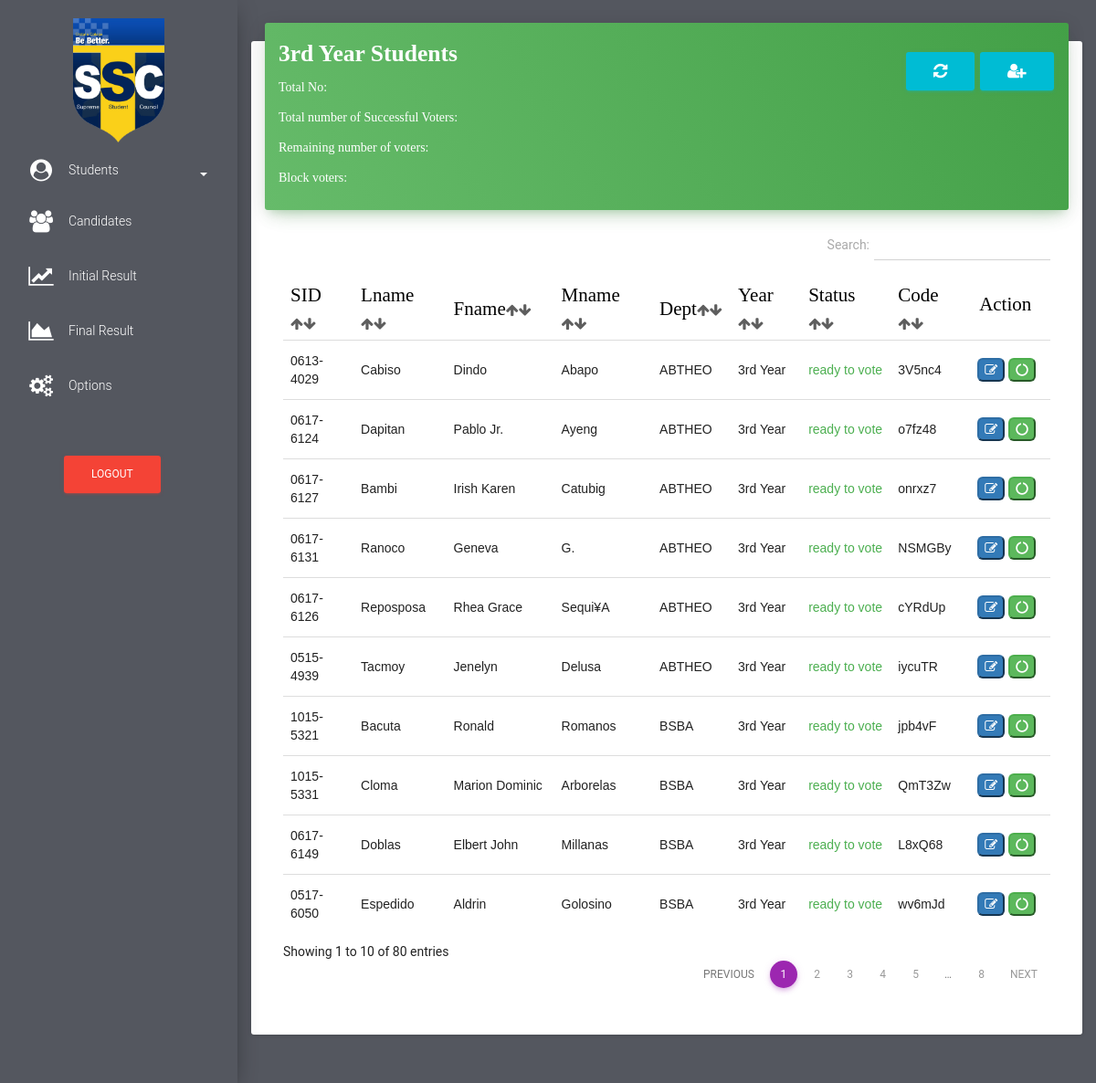
The app's page /3rdyear/students_3rd_year.php (signed in) with its own data.
### tables this page shows
CREATE TABLE `students` (
  `id` int(255) NOT NULL,
  `stud_id` varchar(11) NOT NULL,
  `stud_lastname` varchar(255) NOT NULL,
  `stud_firstname` varchar(255) NOT NULL,
  `stud_middlename` varchar(500) NOT NULL,
  `stud_department` varchar(255) NOT NULL,
  `stud_year` varchar(255) NOT NULL,
  `code_to_vote` varchar(255) NOT NULL,
  `stud_status` varchar(100) NOT NULL,
  `voting_status` varchar(255) NOT NULL,
  `stud_block_status` varchar(255) NOT NULL
);

### 3rdyear/students_3rd_year.php (the view, shortened to what this page needs)
<!DOCTYPE html>
<html lang="en">
<head>
    <link href="../assets/css/bootstrap.min.css" rel="stylesheet" />
    <link href="../assets/css/material-dashboard.css?v=1.2.0" rel="stylesheet" />
    <link href="../font-awesome/css/font-awesome.css" rel="stylesheet">
    <link href="../assets/css/datatables.min.css" rel="stylesheet">
</head>
<body>
    <div class="wrapper" style="background-color: #54575F">
        <div class="sidebar">
           <div class="sidebar-wrapper">
                 <ul class="nav">
                    <center>
                       <img src="../img/favicon.png" width="100px" height="100%" class="" alt="Ce-C Palaro 2019">
                    </center>
                    <li>
                        <a href="#pagepeople" data-toggle="collapse" aria-expanded="false" class="dropdown-toggle"><i class="fa fa-user-circle" style="color: white;margin-top: -5px"></i> <span style="color:white">Students</span><b class="caret" style="margin-left: 5%;color:white"></b></a>
                    </li>
                    <li>
                        <a href="../candidates.php">
                            <i class="fa fa-users" style="color: white"></i>
                            <p style="color: white">Candidates</p>
                        </a>
                    </li>
                    <li>
                        <a href="../initial_result.php">
                            <i class="fa fa-line-chart" style="color: white"></i>
                            <p style="color: white">Initial Result</p>
                        </a>
                    </li>
                    <li>
                        <a href="../final_result.php">
                            <i class="fa fa-area-chart" style="color: white"></i>
                            <p style="color: white">Final Result</p>
                        </a>
                    </li>
                    <li>
                        <a href="../my_account.php">
                            <i class="fa fa-cogs" style="color: white"></i>
                            <p style="color: white">Options</p>
                        </a>
                    </li>
                     <li>
                        <br>
                        <br>
                        <form method="post">
                                    <button class = "btn btn-danger" type='button' data-toggle="modal" data-target="#exampleModal20000" style="margin-left: 70px">Logout</button>
                        </form>
                    </li>
                </ul>
            </div>
        </div>
        <div class="main-panel">
            <nav class="navbar navbar-transparent navbar-absolute">
            </nav>
            <div class="content">
                <div class="container-fluid">
                    <div class="row">
                        <div class="col" style="margin-top: -80px">
                            <div class="card">
                                <div class="card-header" data-background-color="green">
                                    <form method="POST">
                                        <h3 class="title" style="font-family: Fjalla One"><b>3rd Year Students</b><button class = "btn btn-info text-info" type='button' data-toggle="modal" data-target="#1styear-add-student" style="float: right;margin-left: 5px;margin-top: 17px;" ><i class="fa fa-user-plus fa-10x"></i></button><a href="students_3rd_year.php" class = "btn btn-info text-info" type='button' style="float: right;margin-top: 17px;" ><i class="fa fa-refresh fa-10x"></i></a></h3>
                                    </form>
                                    <div class="col">
                                        <p style="color: white;font-family: consolas">Total No: <b><a href="list_of_total_voters_3rdyear.php"><text id="total3rdyear" style="color:yellow;font-size: 20px">
                                              </text></a></b></p>
                                    </div>
                                    <div class="col">
                                        <p style="color: white;font-family: consolas">Total number of Successful Voters: <b><a href="list_of_finish_voters_3rdyear.php"><text id="successfulVoters3rdyear" style="color:yellow;font-size: 20px">
                                              </text></a></b></p>
                                    </div>
                                    <div class="col">
                                        <p style="color: white;font-family: consolas">Remaining number of voters: <b><a href="list_of_remaining_voters_3rdyear.php"><text id="remainingVoters3rdyear" style="color:yellow;font-size: 20px">
                                              </text></a></b></p>
                                    </div>
                                    <div class="col">
                                        <p style="color: white;font-family: consolas">Block voters: <b><a href="list_of_block_voters_3rdyear.php"><text id="blockvoters3rdyear" style="color:yellow;font-size: 20px">
                                              </text></a></b></p>
                                    </div>
                                </div>
                                <div class="card-content table-responsive">
                                    <table class="table table-condensed table-sm" id="dtTable">
                                        <thead style="font-weight: bold;color: black;font-size: 150%;font-family: Fjalla One">
                                            <th>SID<i class="fa fa-arrow-up" style="font-size: 15px;color: #5E5E5E"><i class="fa fa-arrow-down"></i></i></th>
                                            <th>Lname<i class="fa fa-arrow-up" style="font-size: 15px;color: #5E5E5E"><i class="fa fa-arrow-down"></i></i></th>
                                            <th>Fname<i class="fa fa-arrow-up" style="font-size: 15px;color: #5E5E5E"><i class="fa fa-arrow-down"></i></i></th>
                                            <th>Mname<i class="fa fa-arrow-up" style="font-size: 15px;color: #5E5E5E"><i class="fa fa-arrow-down"></i></i></th>
                                            <th>Dept<i class="fa fa-arrow-up" style="font-size: 15px;color: #5E5E5E"><i class="fa fa-arrow-down"></i></i></th>
                                            <th>Year<i class="fa fa-arrow-up" style="font-size: 15px;color: #5E5E5E"><i class="fa fa-arrow-down"></i></i></th>
                                            <th>Status <i class="fa fa-arrow-up" style="font-size: 15px;color: #5E5E5E"><i class="fa fa-arrow-down"></i></i></th>
                                            <th>Code<i class="fa fa-arrow-up" style="font-size: 15px;color: #5E5E5E"><i class="fa fa-arrow-down"></i></i></th>
                                            <th><p style="margin-left: 2px">Action</p></th>
                                        </thead>
                                        <tbody style="font-family: arial">
                <?php
                        $link = mysqli_connect("localhost","root","19976112","election");
                        $sql = mysqli_query($link,"SELECT * FROM students where stud_year = '3rd Year' ORDER BY stud_department,stud_lastname ASC");
                        for($a = 0 ; $a < $num_rows = mysqli_fetch_array($sql) ; $a++ )
                        {
                            $stud_idd = $num_rows['stud_id'];
                            $stud_fname = $num_rows['stud_firstname'];
                            $stud_lname = $num_rows['stud_lastname'];
                            $middle_initial = $num_rows['stud_middlename'];
                            $dept = $num_rows['stud_department'];
                            $stud_year = $num_rows['stud_year'];
                            $code_no = $num_rows['code_to_vote'];
                            $v_status = $num_rows['voting_status'];
                            $block_status = $num_rows['stud_block_status'];
                            ?>
                            <tr>
                                <td><?=$stud_idd;?></td>
                                <td ><?=$stud_lname;?></td>
                                <td><?=$stud_fname;?></td>
                                <td><?=$middle_initial;?></td>
                                <td><?=$dept;?></td>
                                <td><?=$stud_year;?></td>
                                <td>
                                    <?php
                                        if($v_status == 'ready to vote')
                                         {
                                    ?>
                                        <span class="text-success"><?=$v_status;?></span>
                                    <?php }
                                        ?>
                                </td>
                                <td><?=$code_no;?></td>
                                <td>
                                    <?php
                                          if ($v_status == 'finished voting')
                                          {
                                    ?>
                                        <button type='button' class='btn-danger editbtn' data-toggle='modal' data-target='' style='cursor:pointer;color:black;border-radius:6px;color:;' class='btn-primary'><i class='fa fa-pencil-square-o' style='color:white'></i>
                                    </button>
                                    <?php } else if (($v_status == 'ready to vote') && ($block_status == 'unblock'))
                                            {
                                    ?>
                                        <button type='button' class='btn-primary editbtn' data-toggle='modal' data-target='#update_student_grade11' style='cursor:pointer;color:black;border-radius:6px;color:;' class='btn-primary'><i class='fa fa-pencil-square-o' style='color:white'></i>
                                    </button>
                                    <?php }  else if (($v_status == 'unable to vote') && ($block_status == 'block'))
                                            {
                                    ?>
                                        <button type='button' class='btn-danger editbtn' data-toggle='modal' data-target='' style='cursor:pointer;color:black;border-radius:6px;color:;' class='btn-primary'><i class='fa fa-pencil-square-o' style='color:white'></i>
                                    </button>
                                    <?php } ?>
                                    <?php
                                        if($block_status == 'block')
                                            {
                                    ?>
                                            <button type='button' class='btn-danger unblockbtn' data-toggle='modal' data-target='#unblockStudent' style='cursor:pointer;color:black;border-radius:6px;'><i class='fa fa-ban' style='color:white;'></i></button>
                                    <?php
                                            }
                                            else if($block_status=='unblock')
                                            {
                                    ?>
                                            <button type='button' class='btn-success blockbtn' data-toggle='modal' data-target='#blockStudent' style='cursor:pointer;color:black;border-radius:6px;'><i class='fa fa-circle-o-notch' style="color: white"></i></button>
                                    <?php
                                            }
                                            else if ($block_status == 'none')
                                            {
                                    ?>
                                             <button type='button' class='btn-success disabled' data-toggle='modal' style='cursor:pointer;color:black;border-radius:6px;'><i class='fa fa-check' style="color: white"></i ></button>
                                      <?php } ?>
                                </td>
                            </tr>
                      <?php  } ?>
                                        </tbody>
                                    </table>
                                </div>
                            </div>
                        </div>
                    </div>
                </div>
            </div>
        </div>
    </div>
</body>
</html>

### records on screen
students: stud "0617-6127", stud_lastname "Bambi", stud_firstname "Irish Karen", stud_middlename "Catubig", stud_department "ABTHEO", stud_year "3rd Year", voting_status "ready to vote", code_to_vote "onrxz7", stud_block_status "unblock" (drawn)
students: stud "0613-4029", stud_lastname "Cabiso", stud_firstname "Dindo", stud_middlename "Abapo", stud_department "ABTHEO", stud_year "3rd Year", voting_status "ready to vote", code_to_vote "3V5nc4", stud_block_status "unblock" (drawn)
students: stud "0617-6124", stud_lastname "Dapitan", stud_firstname "Pablo Jr.", stud_middlename "Ayeng", stud_department "ABTHEO", stud_year "3rd Year", voting_status "ready to vote", code_to_vote "o7fz48", stud_block_status "unblock" (drawn)
students: stud "0617-6131", stud_lastname "Ranoco", stud_firstname "Geneva", stud_middlename "G.", stud_department "ABTHEO", stud_year "3rd Year", voting_status "ready to vote", code_to_vote "NSMGBy", stud_block_status "unblock" (drawn)
students: stud "0617-6126", stud_lastname "Reposposa", stud_firstname "Rhea Grace", stud_middlename "Sequi¥A", stud_department "ABTHEO", stud_year "3rd Year", voting_status "ready to vote", code_to_vote "cYRdUp", stud_block_status "unblock" (drawn)
students: stud "0515-4939", stud_lastname "Tacmoy", stud_firstname "Jenelyn", stud_middlename "Delusa", stud_department "ABTHEO", stud_year "3rd Year", voting_status "ready to vote", code_to_vote "iycuTR", stud_block_status "unblock" (drawn)
students: stud "1015-5321", stud_lastname "Bacuta", stud_firstname "Ronald", stud_middlename "Romanos", stud_department "BSBA", stud_year "3rd Year", voting_status "ready to vote", code_to_vote "jpb4vF", stud_block_status "unblock" (drawn)
students: stud "1015-5331", stud_lastname "Cloma", stud_firstname "Marion Dominic", stud_middlename "Arborelas", stud_department "BSBA", stud_year "3rd Year", voting_status "ready to vote", code_to_vote "QmT3Zw", stud_block_status "unblock" (drawn)
students: stud "0617-6149", stud_lastname "Doblas", stud_firstname "Elbert John", stud_middlename "Millanas", stud_department "BSBA", stud_year "3rd Year", voting_status "ready to vote", code_to_vote "L8xQ68", stud_block_status "unblock" (drawn)
students: stud "0517-6050", stud_lastname "Espedido", stud_firstname "Aldrin", stud_middlename "Golosino", stud_department "BSBA", stud_year "3rd Year", voting_status "ready to vote", code_to_vote "wv6mJd", stud_block_status "unblock" (drawn)
